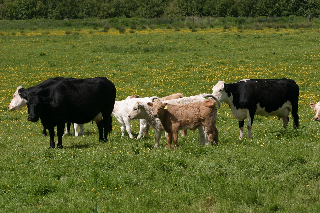
%> input picture UROP/1_8_s.bmp, 320 x 213 px
$ octave compressedSensing.m   (GNU Octave 9; MATLAB toolbox functions it lacks are replaced by stand-ins)
%> lines starting %> are read from the running program, lines starting %| are printed output that depends on the picture
%function [output] = compressedSensing(NumMeasurements)

% take a 2D image
% build random matrix M
% Y = Mx
% consider DCT Basis y = MCt
% apply SPGL1 on y to get t
% apply inverse DCT(t) to get x back
% error is original image - x


% Take a 2D Image
[B, map1] = imread('1_8_s.bmp');
%> B is the input picture: size 213x320x3 uint8; mean R, G, B 88.3, 96.3, 43.2
%> map1 = []
B = double(B);
%> B: size 213x320x3 double
J = imresize(B, .1); % originally is it real big, so this brings it down
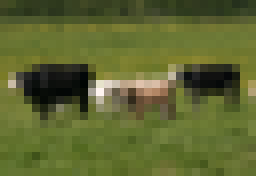
%> J: size 22x32x3 double (shown 8 times larger); mean R, G, B 88.3, 96.3, 43.2; drawn with min black and max white
[orig_height, orig_width, orig_depth] = size(J);
%> orig_height = 22; orig_width = 32; orig_depth = 3
disp('origheight, orig width = ');
disp(size(J));
%|    22   32    3
I = J(:); % Gets a 1xs vector, where s is total num pixels
%> I = 2112 values, max 247.1 at index 276, min -5.22 at index 231, mean 75.93
[s, h] = size(I);
%> s = 2112; h = 1
disp('Size of image = ');
disp(size(I));
%|    2112      1
%I = im2double(I);
%I = rgb2gray(I);
disp('Size of image after im2double THing');
disp(size(I));
%|    2112      1

% T = dctmtx(8);
% dct = @(block_struct) T * block_struct.data * T';


% Build a random matrix M of size (mxn)
m = 1000;
M = rand(m, s);

% Y = Mx
%y = M*I;

% Get the coeffs of x
coefs = dct2(I);
%> coefs = 2112 values, max 3489.4 at index 1, min -558.4 at index 3, mean 1.5

% show the DCT coeffs for the image
plot(coefs)
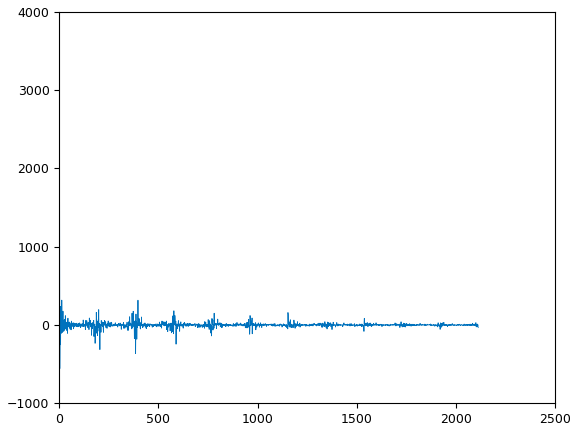
%> figure redrawn from the program's plot data; curve peaks at x = 1, y = 3489.4

% Show the log of the amplitude over the log of the frequency
indices = zeros(s, 1);
for j=1:s
    indices(j) = j;
end
%> after the loop, indices = 2112 values from 1 to 2112
log_coefs = log10(abs(coefs));
%> log_coefs = 2112 values, max 3.54 at index 1, min -2.38 at index 676, mean 0.757
log_indices = log10(indices);
%> log_indices = 2112 values from 0 to 3.32
slope = log_coefs/log_indices;
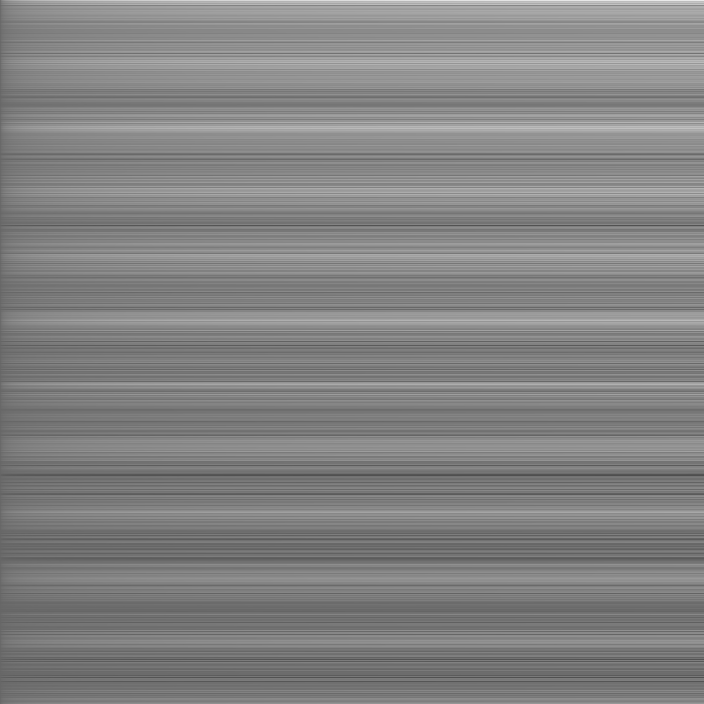
%> slope: size 2112x2112 double (shown at 1/3 size); min -0.000439, max 0.000653, mean 0.000121; drawn with min black and max white
figure;
plot(slope)
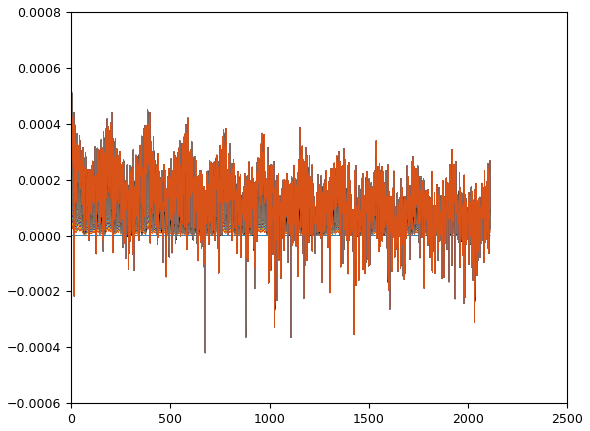
%> figure redrawn from the program's plot data; curve peaks at x = 1, y = 5.91e-05; curve peaks at x = 1, y = 9.37e-05; curve peaks at x = 1, y = 0.000118; curve peaks at x = 1, y = 0.000137

disp('size of coefs after dct2(I)');
disp(size(coefs));
%|    2112      1
new_coefs = zeros(s, 1);
disp('size of new_coefs when all zeros:');
disp(size(new_coefs));
%|    2112      1
disp('now making copy of coefs bigger than some m');
for i=1:m
    new_coefs(i) = coefs(i);
end
%> after the loop, new_coefs = 2112 values, max 3489.4 at index 1, min -558.4 at index 3, mean 1.34

% Consider DCT Basis Y = M*C*x_coefs
disp('now mking dctmtx(s)');
C = dctmtx(s);

disp('size of C = ');
disp(size(C));
%|    2112   2112
disp('size of new_coefs = ');
disp(size(new_coefs));
%|    2112      1

y = M*C*new_coefs;
%> y = 1000 values, max 68468.1 at index 987, min 61549.1 at index 674, mean 65114.9

disp('size of y = ');
disp(size(y));
%|    1000      1

disp('size of M*C = ');
disp(size(M*C));
%|    1000   2112


% Apply SPGL1 on y to get t
disp('now beginning SPGL1');
%> (the run ends here)
